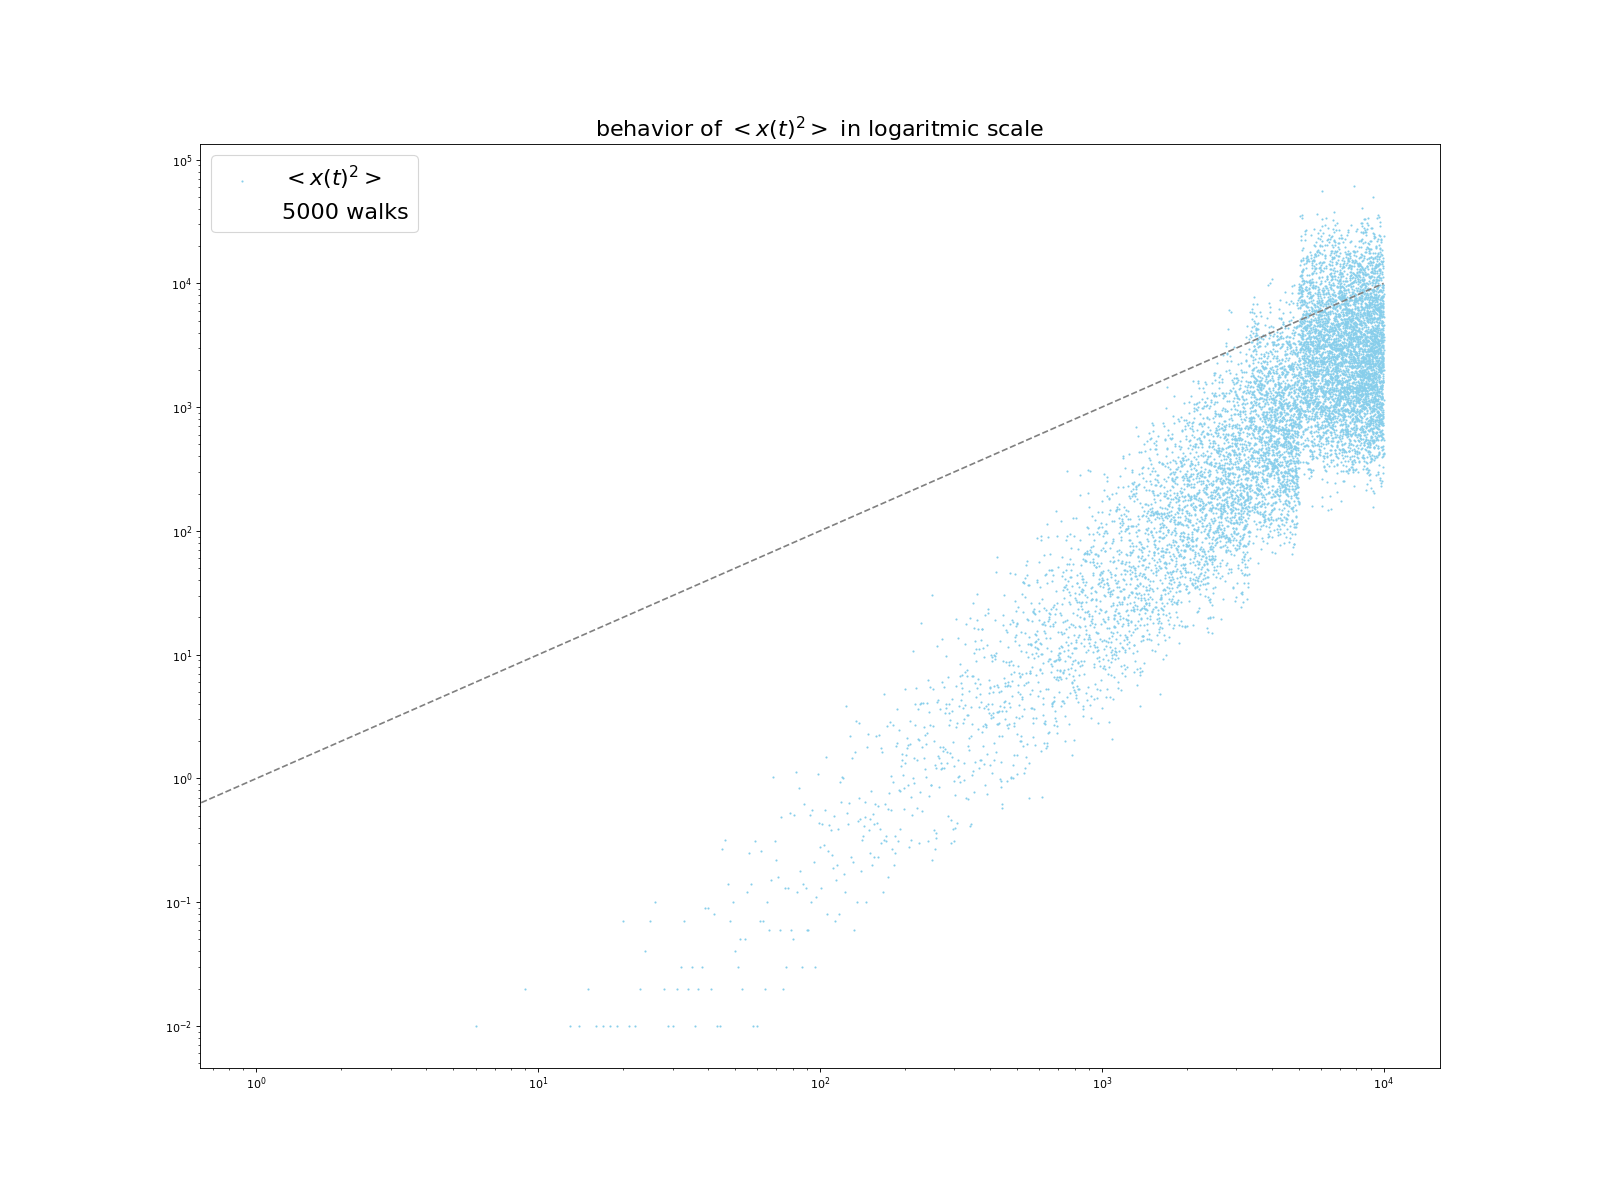

Here is the Python script that generated this plot:
import matplotlib.pyplot as plt
import numpy as np
from matplotlib.pyplot import figure

figure(figsize=(20, 15), dpi=80)
plt.title('behavior of $<x(t)^2>$ in logaritmic scale', fontsize=20)
x, t= np.loadtxt('/workspaces/Computazionale2/Lab5/File/<x2>.dat', usecols=(0, 2), unpack=True)
#Vari plot
#plt.errorbar(t, x, yerr=err, alpha=0.5, label='Error')
plt.plot(np.linspace(0, np.max(t)), np.linspace(0, np.max(t)), color='grey',  zorder=-1, linestyle='--')
plt.scatter(t, x, color='skyblue', label='$<x(t)^2>$',  zorder=1, s=10)
plt.loglog([], [], '', label='5000 walks', alpha=0)
plt.legend(fontsize=20)
plt.xlabel=('t')
plt.ylabel=('$x(t)^2$')
#plt.axis(xmin=1, ymin=1)
plt.savefig("RandomWalk1Dx2mean.png")
